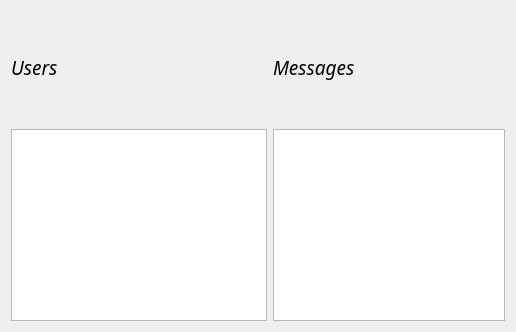
<?xml version="1.0" encoding="UTF-8"?>
<ui version="4.0">
 <class>historyformm</class>
 <widget class="QDialog" name="historyformm">
  <property name="geometry">
   <rect>
    <x>0</x>
    <y>0</y>
    <width>516</width>
    <height>332</height>
   </rect>
  </property>
  <property name="sizePolicy">
   <sizepolicy hsizetype="Expanding" vsizetype="Expanding">
    <horstretch>0</horstretch>
    <verstretch>0</verstretch>
   </sizepolicy>
  </property>
  <property name="windowTitle">
   <string>Dialog</string>
  </property>
  <layout class="QFormLayout" name="formLayout">
   <item row="1" column="0">
    <widget class="QListWidget" name="usersListWidget">
     <property name="sizePolicy">
      <sizepolicy hsizetype="Maximum" vsizetype="Maximum">
       <horstretch>0</horstretch>
       <verstretch>0</verstretch>
      </sizepolicy>
     </property>
     <property name="font">
      <font>
       <family>GOST type A</family>
      </font>
     </property>
    </widget>
   </item>
   <item row="1" column="1">
    <widget class="QTextBrowser" name="messagesBrowser">
     <property name="font">
      <font>
       <family>GOST type A</family>
      </font>
     </property>
    </widget>
   </item>
   <item row="0" column="0">
    <widget class="QLabel" name="label">
     <property name="sizePolicy">
      <sizepolicy hsizetype="Expanding" vsizetype="Expanding">
       <horstretch>0</horstretch>
       <verstretch>0</verstretch>
      </sizepolicy>
     </property>
     <property name="font">
      <font>
       <family>GOST type A</family>
       <pointsize>14</pointsize>
       <italic>true</italic>
      </font>
     </property>
     <property name="text">
      <string>Users</string>
     </property>
    </widget>
   </item>
   <item row="0" column="1">
    <widget class="QLabel" name="label_2">
     <property name="font">
      <font>
       <family>GOST type A</family>
       <pointsize>14</pointsize>
       <italic>true</italic>
      </font>
     </property>
     <property name="text">
      <string>Messages</string>
     </property>
    </widget>
   </item>
  </layout>
 </widget>
 <resources/>
 <connections/>
</ui>
